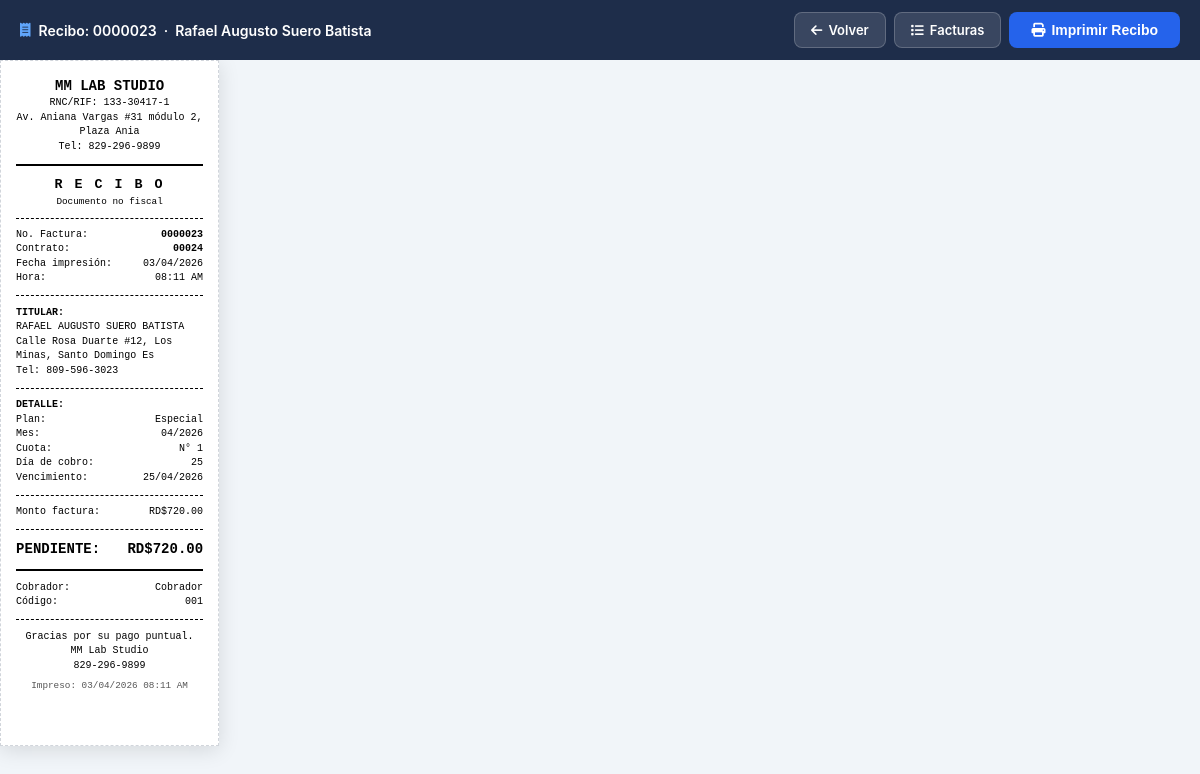
The page /cobrador/imprimir.php?factura_id=23 (signed in) on the database its author committed.
### tables this page shows
CREATE TABLE `facturas` (
  `id` int(11) NOT NULL,
  `numero_factura` varchar(7) NOT NULL,
  `cuota` int(11) NOT NULL,
  `mes_factura` varchar(7) NOT NULL,
  `contrato_id` int(11) NOT NULL,
  `fecha_emision` date NOT NULL,
  `fecha_vencimiento` date NOT NULL,
  `monto` decimal(10,2) NOT NULL,
  `monto_pendiente` decimal(10,2) DEFAULT 0.00,
  `estado` enum('pendiente','pagada','vencida','anulada','incompleta') DEFAULT 'pendiente',
  `notas` text DEFAULT NULL,
  `created_at` timestamp NOT NULL DEFAULT current_timestamp(),
  `updated_at` timestamp NOT NULL DEFAULT current_timestamp() ON UPDATE current_timestamp(),
  `cantidad_dependientes` int(11) DEFAULT 0,
  `tiene_geriatrico` tinyint(1) DEFAULT 0
);

CREATE TABLE `clientes` (
  `id` int(11) NOT NULL,
  `codigo` varchar(5) NOT NULL,
  `nombre` varchar(100) NOT NULL,
  `apellidos` varchar(100) NOT NULL,
  `cedula` varchar(13) NOT NULL,
  `telefono1` varchar(15) NOT NULL,
  `telefono2` varchar(15) DEFAULT NULL,
  `telefono3` varchar(15) DEFAULT NULL,
  `direccion` text NOT NULL,
  `email` varchar(100) NOT NULL,
  `fecha_nacimiento` date DEFAULT NULL,
  `fecha_registro` datetime NOT NULL,
  `estado` enum('activo','inactivo','suspendido') DEFAULT 'activo',
  `cobrador_id` int(11) NOT NULL,
  `vendedor_id` int(11) NOT NULL,
  `notas` text DEFAULT NULL,
  `created_at` timestamp NOT NULL DEFAULT current_timestamp(),
  `updated_at` timestamp NOT NULL DEFAULT current_timestamp() ON UPDATE current_timestamp()
);

CREATE TABLE `contratos` (
  `id` int(11) NOT NULL,
  `numero_contrato` varchar(20) DEFAULT NULL,
  `cliente_id` int(11) NOT NULL,
  `plan_id` int(11) NOT NULL,
  `fecha_inicio` date NOT NULL,
  `fecha_fin` date DEFAULT NULL,
  `monto_mensual` decimal(10,2) NOT NULL,
  `monto_total` decimal(10,2) NOT NULL,
  `dia_cobro` int(11) NOT NULL,
  `estado` enum('activo','cancelado','suspendido') DEFAULT 'activo',
  `vendedor_id` int(11) DEFAULT NULL,
  `notas` text DEFAULT NULL,
  `ubicacion_lat` decimal(10,8) DEFAULT NULL COMMENT 'Latitud GPS del contrato',
  `ubicacion_lng` decimal(11,8) DEFAULT NULL COMMENT 'Longitud GPS del contrato',
  `ubicacion_ref` varchar(255) DEFAULT NULL COMMENT 'Referencia textual de la ubicación',
  `created_at` timestamp NOT NULL DEFAULT current_timestamp(),
  `updated_at` timestamp NOT NULL DEFAULT current_timestamp() ON UPDATE current_timestamp()
);

CREATE TABLE `planes` (
  `id` int(11) NOT NULL,
  `codigo` varchar(20) DEFAULT NULL,
  `nombre` varchar(100) NOT NULL,
  `descripcion` text DEFAULT NULL,
  `precio_base` decimal(10,2) NOT NULL,
  `cobertura_maxima` decimal(10,2) DEFAULT NULL,
  `edad_minima` int(11) DEFAULT NULL,
  `edad_maxima` int(11) DEFAULT NULL,
  `periodo_carencia` int(11) DEFAULT NULL,
  `estado` enum('activo','inactivo') DEFAULT 'activo',
  `created_at` timestamp NOT NULL DEFAULT current_timestamp(),
  `updated_at` timestamp NOT NULL DEFAULT current_timestamp() ON UPDATE current_timestamp()
);

CREATE TABLE `cobradores` (
  `id` int(11) NOT NULL,
  `codigo` varchar(3) NOT NULL,
  `nombre_completo` varchar(200) NOT NULL,
  `descripcion` text DEFAULT NULL,
  `fecha_ingreso` date NOT NULL,
  `estado` enum('activo','inactivo') DEFAULT 'activo',
  `usuario_id` int(11) DEFAULT NULL,
  `telefono` varchar(15) DEFAULT NULL,
  `email` varchar(100) DEFAULT NULL,
  `created_at` timestamp NOT NULL DEFAULT current_timestamp(),
  `updated_at` timestamp NOT NULL DEFAULT current_timestamp() ON UPDATE current_timestamp()
);

### cobrador/imprimir.php (the view, shortened to what this page needs)
<?php
require_once __DIR__ . '/config_cobrador.php';
$facturaId  = (int)($_GET['factura_id'] ?? 0);
try {
    $stmt = $conn->prepare("
        SELECT
            f.id,
            f.numero_factura,
            f.mes_factura,
            f.cuota,
            f.monto,
            f.fecha_emision,
            f.fecha_vencimiento,
            f.estado,
            f.notas,
            c.numero_contrato,
            c.dia_cobro,
            c.monto_mensual,
            cl.nombre,
            cl.apellidos,
            cl.cedula,
            cl.direccion,
            cl.telefono1,
            cl.telefono2,
            p.nombre          AS plan_nombre,
            co.nombre_completo AS cobrador_nombre,
            co.codigo          AS cobrador_codigo,
            cfg.nombre_empresa,
            cfg.rif            AS empresa_rif,
            cfg.direccion      AS empresa_dir,
            cfg.telefono       AS empresa_tel,
            cfg.email          AS empresa_email,
            COALESCE(
                (SELECT SUM(pg.monto)
                 FROM pagos pg
                 WHERE pg.factura_id = f.id
                   AND pg.estado     = 'procesado'), 0
            ) AS total_abonado
        FROM facturas f
        JOIN contratos            c   ON f.contrato_id  = c.id
        JOIN clientes             cl  ON c.cliente_id   = cl.id
        JOIN planes               p   ON c.plan_id      = p.id
        JOIN cobradores           co  ON co.id          = cl.cobrador_id
        CROSS JOIN configuracion_sistema cfg
        WHERE f.id = ?
        LIMIT 1
    ");
    $stmt->execute([$facturaId]);
    $f = $stmt->fetch(PDO::FETCH_ASSOC);
} catch (PDOException $e) {
    error_log('imprimir.php: ' . $e->getMessage());
    die('<p style="font-family:sans-serif;color:red;padding:20px;">
         Error al cargar la factura. Intenta de nuevo.</p>');
}
$montoPendiente = max(0, (float)$f['monto'] - (float)$f['total_abonado']);
$fechaImpresion = date('d/m/Y h:i A');
?>
<!DOCTYPE html>
<html lang="es">
<head>
  <link rel="stylesheet" href="https://cdnjs.cloudflare.com/ajax/libs/font-awesome/6.5.0/css/all.min.css">
</head>
<body>
<div class="controles no-print">
  <div class="controles-titulo">
    <i class="fas fa-receipt"></i>
    Recibo: <?= htmlspecialchars($f['numero_factura']) ?>
    &nbsp;·&nbsp;
    <?= htmlspecialchars($f['nombre'] . ' ' . $f['apellidos']) ?>
  </div>
  <div class="controles-btns">
    <a href="javascript:history.back()" class="btn-ctrl btn-volver">
      <i class="fas fa-arrow-left"></i> Volver
    </a>
    <a href="facturas.php" class="btn-ctrl btn-volver">
      <i class="fas fa-list"></i> Facturas
    </a>
    <button class="btn-ctrl btn-imprimir" onclick="window.print()">
      <i class="fas fa-print"></i> Imprimir Recibo
    </button>
  </div>
</div>
  <div class="recibo">
    <div class="r-c r-lg">
      <?= htmlspecialchars(mb_strtoupper($f['nombre_empresa'])) ?>
    </div>
    <?php if ($f['empresa_rif']): ?>
    <div class="r-c r-sm">
      RNC/RIF: <?= htmlspecialchars($f['empresa_rif']) ?>
    </div>
    <?php endif; ?>
    <?php if ($f['empresa_dir']): ?>
    <div class="r-c r-sm">
      <?= htmlspecialchars(mb_substr($f['empresa_dir'], 0, 42)) ?>
    </div>
    <?php endif; ?>
    <?php if ($f['empresa_tel']): ?>
    <div class="r-c r-sm">
      Tel: <?= htmlspecialchars($f['empresa_tel']) ?>
    </div>
    <?php endif; ?>
    <div class="r-sep2"></div>
    <div class="r-c r-b" style="font-size:10pt;letter-spacing:2px;">
      R E C I B O
    </div>
    <div class="r-c r-xs">Documento no fiscal</div>
    <div class="r-sep"></div>
    <div class="r-row r-sm">
      <span>No. Factura:</span>
      <span class="r-b"><?= htmlspecialchars($f['numero_factura']) ?></span>
    </div>
    <div class="r-row r-sm">
      <span>Contrato:</span>
      <span class="r-b"><?= htmlspecialchars($f['numero_contrato']) ?></span>
    </div>
    <div class="r-row r-sm">
      <span>Fecha impresión:</span>
      <span><?= date('d/m/Y') ?></span>
    </div>
    <div class="r-row r-sm">
      <span>Hora:</span>
      <span><?= date('h:i A') ?></span>
    </div>
    <div class="r-sep"></div>
    <div class="r-sm r-b">TITULAR:</div>
    <div class="r-sm">
      <?= htmlspecialchars(mb_strtoupper($f['nombre'] . ' ' . $f['apellidos'])) ?>
    </div>
    <?php if ($f['direccion']): ?>
    <div class="r-sm" style="word-break:break-word;">
      <?= htmlspecialchars(mb_substr($f['direccion'], 0, 50)) ?>
    </div>
    <?php endif; ?>
    <?php if ($f['telefono1']): ?>
    <div class="r-sm">
      Tel: <?= htmlspecialchars($f['telefono1']) ?>
    </div>
    <?php endif; ?>
    <div class="r-sep"></div>
    <div class="r-sm r-b">DETALLE:</div>
    <div class="r-row r-sm">
      <span>Plan:</span>
      <span><?= htmlspecialchars(mb_substr($f['plan_nombre'], 0, 20)) ?></span>
    </div>
    <div class="r-row r-sm">
      <span>Mes:</span>
      <span><?= htmlspecialchars($f['mes_factura']) ?></span>
    </div>
    <?php if ($f['cuota']): ?>
    <div class="r-row r-sm">
      <span>Cuota:</span>
      <span>N° <?= (int)$f['cuota'] ?></span>
    </div>
    <?php endif; ?>
    <div class="r-row r-sm">
      <span>Día de cobro:</span>
      <span><?= (int)$f['dia_cobro'] ?></span>
    </div>
    <div class="r-row r-sm">
      <span>Vencimiento:</span>
      <span><?= date('d/m/Y', strtotime($f['fecha_vencimiento'])) ?></span>
    </div>
    <div class="r-sep"></div>
    <div class="r-row r-sm">
      <span>Monto factura:</span>
      <span>RD$<?= number_format((float)$f['monto'], 2) ?></span>
    </div>
    <div class="r-sep"></div>
    <div class="r-row r-b" style="font-size:10.5pt;">
      <span>PENDIENTE:</span>
      <span>RD$<?= number_format($montoPendiente, 2) ?></span>
    </div>
    <div class="r-sep2"></div>
    <div class="r-row r-sm">
      <span>Cobrador:</span>
      <span><?= htmlspecialchars(mb_substr($f['cobrador_nombre'], 0, 22)) ?></span>
    </div>
    <div class="r-row r-sm">
      <span>Código:</span>
      <span><?= htmlspecialchars($f['cobrador_codigo']) ?></span>
    </div>
    <div class="r-sep"></div>
    <div class="r-c r-sm" style="margin-top:1mm;">
      Gracias por su pago puntual.
    </div>
    <div class="r-c r-sm">
      <?= htmlspecialchars($f['nombre_empresa']) ?>
    </div>
    <?php if ($f['empresa_tel']): ?>
    <div class="r-c r-sm">
      <?= htmlspecialchars($f['empresa_tel']) ?>
    </div>
    <?php endif; ?>
    <div class="r-c r-xs" style="margin-top:1.5mm;color:#555;">
      Impreso: <?= $fechaImpresion ?>
    </div>
    <div style="height:8mm;"></div>
  </div>
</body>
</html>

### cobrador/imprimir.php (style rules this page uses)
* { box-sizing: border-box; margin: 0; padding: 0; }
body { font-family: 'Inter', -apple-system, sans-serif; background: #f1f5f9; min-height: 100vh; }
.controles { background: #1e2d4a; padding: 12px 20px; display: flex; align-items: center; justify-content: space-between; flex-wrap: wrap; gap: 10px; position: sticky; top: 0; z-index: 100; }
.controles-titulo { color: #fff; font-size: 14px; font-weight: 600; display: flex; align-items: center; gap: 8px; }
.controles-titulo i { color: #60a5fa; }
.controles-btns { display: flex; gap: 8px; flex-wrap: wrap; }
.btn-ctrl { display: inline-flex; align-items: center; gap: 6px; padding: 8px 16px; border-radius: 8px; font-size: 13px; font-weight: 600; cursor: pointer; border: none; text-decoration: none; transition: all .15s; }
.btn-imprimir { background: #2563EB; color: #fff; font-size: 14px; padding: 10px 22px; }
.btn-volver { background: rgba(255,255,255,.12); color: #fff; border: 1px solid rgba(255,255,255,.2); }
.recibo { width: 58mm; background: #fff; padding: 4mm 4mm 6mm; border: 1px dashed #d1d5db; box-shadow: 0 4px 20px rgba(0,0,0,.12); font-family: 'Courier New', Courier, monospace; font-size: 8.5pt; color: #000; line-height: 1.45; }
.r-c { text-align: center; }
.r-b { font-weight: 700; }
.r-lg { font-size: 10.5pt; font-weight: 700; }
.r-sm { font-size: 7.5pt; }
.r-xs { font-size: 7pt; }
.r-sep { border-top: 1px dashed #000; margin: 2.5mm 0; }
.r-sep2 { border-top: 2px solid #000; margin: 2.5mm 0; }
.r-row { display: flex; justify-content: space-between; gap: 4px; }
.r-row span:first-child { flex-shrink: 0; }
.r-row span:last-child { text-align: right; }

### rows shown on the page
facturas: numero_factura "0000023", clientes.nombre+apellidos "Rafael Augusto Suero Batista", contrato.numero_contrato "00024", clientes.nombre+apellidos "RAFAEL AUGUSTO SUERO BATISTA", clientes.direccion "Calle Rosa Duarte #12, Los Minas, Santo Domingo Es", clientes.telefono1 "809-596-3023", planes.nombre "Especial", mes_factura "04/2026", cuota "1", contrato.dia_cobro "25", fecha_vencimiento "25/04/2026", monto "720.00", cobradores.nombre_completo "Cobrador", cobradores.codigo "001"

### other values the page prints
mb_strtoupper($f['nombre_empresa']) "MM LAB STUDIO"
$f['empresa_rif'] "133-30417-1"
mb_substr($f['empresa_dir'], 0, 42) "Av. Aniana Vargas #31 módulo 2, Plaza Ania"
$f['empresa_tel'] "829-296-9899"
$f['nombre_empresa'] "MM Lab Studio"
